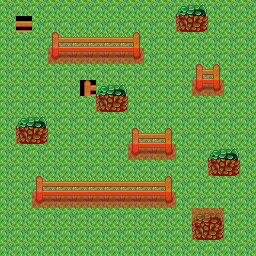

Below is a game level as drawn by its tile map, then a one-line description and the .tmx file that defines it, in full:
An orthogonal 16x16 tile map with 16x16 px tiles, 5 tile layers (Back, Depth, Collision, Meta, ...), 2 tilesets.

<map version="1.5" tiledversion="1.7.2" orientation="orthogonal" renderorder="right-down" width="16" height="16" tilewidth="16" tileheight="16" infinite="0" nextlayerid="11" nextobjectid="1">
 <properties>
  <property name="Warp" value="1 1 Forest 4 5" />
 </properties>
 <tileset firstgid="1" source="outdoors_tileset.tsx" />
 <tileset firstgid="65" source="metatiles.tsx" />
 <layer id="1" name="Back" width="16" height="16">
  <data encoding="csv">
1,1,1,1,1,1,1,1,1,1,1,1,1,1,1,1,
1,18,1,1,1,1,1,1,1,1,1,1,1,1,1,1,
1,1,1,1,1,1,1,1,1,1,1,1,1,1,1,1,
1,1,1,1,1,1,1,1,1,1,1,1,1,1,1,1,
1,1,1,1,1,1,1,1,1,1,1,1,1,1,1,1,
1,1,1,1,1,17,1,1,1,1,1,1,1,1,1,1,
1,1,1,1,1,1,1,1,1,1,1,1,1,1,1,1,
1,1,1,1,1,1,1,1,1,1,1,1,1,1,1,1,
1,1,1,1,1,1,1,1,1,1,1,1,1,1,1,1,
1,1,1,1,1,1,1,1,1,1,1,1,1,1,1,1,
1,1,1,1,1,1,1,1,1,1,1,1,1,1,1,1,
1,1,1,1,1,1,1,1,1,1,1,1,1,1,1,1,
1,1,1,1,1,1,1,1,1,1,1,1,1,1,1,1,
1,1,1,1,1,1,1,1,1,1,1,1,1,1,1,1,
1,1,1,1,1,1,1,1,1,1,1,1,1,1,1,1,
1,1,1,1,1,1,1,1,1,1,1,1,1,1,1,1
</data>
 </layer>
 <layer id="2" name="Depth" width="16" height="16">
  <data encoding="csv">
0,0,0,0,0,0,0,0,0,0,0,2,3,0,0,0,
0,0,0,0,0,0,0,0,0,0,0,10,11,0,0,0,
0,0,0,17,18,18,18,18,19,0,0,0,0,0,0,0,
0,0,0,25,26,26,26,26,27,0,0,0,0,0,0,0,
0,0,0,0,0,0,0,0,0,0,0,0,17,19,0,0,
0,0,0,0,0,0,2,3,0,0,0,0,25,27,0,0,
0,0,0,0,0,0,10,11,0,0,0,0,0,0,0,0,
0,2,3,0,0,0,0,0,0,0,0,0,0,0,0,0,
0,10,11,0,0,0,0,0,17,18,19,0,0,0,0,0,
0,0,0,0,0,0,0,0,25,26,27,0,0,2,3,0,
0,0,0,0,0,0,0,0,0,0,0,0,0,10,11,0,
0,0,17,18,18,18,18,18,18,18,19,0,0,0,0,0,
0,0,25,26,26,26,26,26,26,26,27,0,0,0,0,0,
0,0,0,0,0,0,0,0,0,0,0,0,2,3,0,0,
0,0,0,0,0,0,0,0,0,0,0,0,10,11,0,0,
0,0,0,0,0,0,0,0,0,0,0,0,0,0,0,0
</data>
 </layer>
 <layer id="9" name="Collision" width="16" height="16">
  <data encoding="csv">
0,0,0,0,0,0,0,0,0,0,0,0,0,0,0,0,
0,0,0,0,0,0,0,0,0,0,0,65,65,0,0,0,
0,0,0,0,0,0,0,0,0,0,0,0,0,0,0,0,
0,0,0,65,65,65,65,65,65,0,0,0,0,0,0,0,
0,0,0,0,0,0,0,0,0,0,0,0,0,0,0,0,
0,0,0,0,0,0,0,0,0,0,0,0,65,65,0,0,
0,0,0,0,0,0,65,65,0,0,0,0,0,0,0,0,
0,0,0,0,0,0,0,0,0,0,0,0,0,0,0,0,
0,65,65,0,0,0,0,0,0,0,0,0,0,0,0,0,
0,0,0,0,0,0,0,0,65,65,65,0,0,0,0,0,
0,0,0,0,0,0,0,0,0,0,0,0,0,65,65,0,
0,0,0,0,0,0,0,0,0,0,0,0,0,0,0,0,
0,0,65,65,65,65,65,65,65,65,65,0,0,0,0,0,
0,0,0,0,0,0,0,0,0,0,0,0,65,65,0,0,
0,0,0,0,0,0,0,0,0,0,0,0,65,65,0,0,
0,0,0,0,0,0,0,0,0,0,0,0,0,0,0,0
</data>
 </layer>
 <layer id="3" name="Meta" width="16" height="16">
  <data encoding="csv">
0,0,0,0,0,0,0,0,0,0,0,0,0,0,0,0,
0,0,0,0,0,0,0,0,0,0,0,0,0,0,0,0,
0,0,0,0,0,0,0,0,0,0,0,0,0,0,0,0,
0,0,0,0,0,0,0,0,0,0,0,0,0,0,0,0,
0,0,0,0,0,0,0,0,0,0,0,0,0,0,0,0,
0,0,0,0,0,0,0,0,0,0,0,0,0,0,0,0,
0,0,0,0,0,0,0,0,0,0,0,0,0,0,0,0,
0,0,0,0,0,0,0,0,0,0,0,0,0,0,0,0,
0,0,0,0,0,0,0,0,0,0,0,0,0,0,0,0,
0,0,0,0,0,0,0,0,0,0,0,0,0,0,0,0,
0,0,0,0,0,0,0,0,0,0,0,0,0,0,0,0,
0,0,0,0,0,0,0,0,0,0,0,0,0,0,0,0,
0,0,0,0,0,0,0,0,0,0,0,0,0,0,0,0,
0,0,0,0,0,0,0,0,0,0,0,0,0,0,0,0,
0,0,0,0,0,0,0,0,0,0,0,0,0,0,0,0,
0,0,0,0,0,0,0,0,0,0,0,0,0,0,0,0
</data>
 </layer>
 <layer id="4" name="Front" width="16" height="16">
  <data encoding="csv">
0,0,0,0,0,0,0,0,0,0,0,0,0,0,0,0,
0,0,0,0,0,0,0,0,0,0,0,0,0,0,0,0,
0,0,0,0,0,0,0,0,0,0,0,0,0,0,0,0,
0,0,0,0,0,0,0,0,0,0,0,0,0,0,0,0,
0,0,0,0,0,0,0,0,0,0,0,0,0,0,0,0,
0,0,0,0,0,0,0,0,0,0,0,0,0,0,0,0,
0,0,0,0,0,0,0,0,0,0,0,0,0,0,0,0,
0,0,0,0,0,0,0,0,0,0,0,0,0,0,0,0,
0,0,0,0,0,0,0,0,0,0,0,0,0,0,0,0,
0,0,0,0,0,0,0,0,0,0,0,0,0,0,0,0,
0,0,0,0,0,0,0,0,0,0,0,0,0,0,0,0,
0,0,0,0,0,0,0,0,0,0,0,0,0,0,0,0,
0,0,0,0,0,0,0,0,0,0,0,0,0,0,0,0,
0,0,0,0,0,0,0,0,0,0,0,0,0,0,0,0,
0,0,0,0,0,0,0,0,0,0,0,0,0,0,0,0,
0,0,0,0,0,0,0,0,0,0,0,0,0,0,0,0
</data>
 </layer>
 <objectgroup id="6" name="BackObj" />
 <objectgroup id="7" name="DepthObj" />
 <objectgroup id="10" name="CollisionObj" />
 <objectgroup id="8" name="MetaObj" />
 <objectgroup id="5" name="FrontObj" />
</map>
